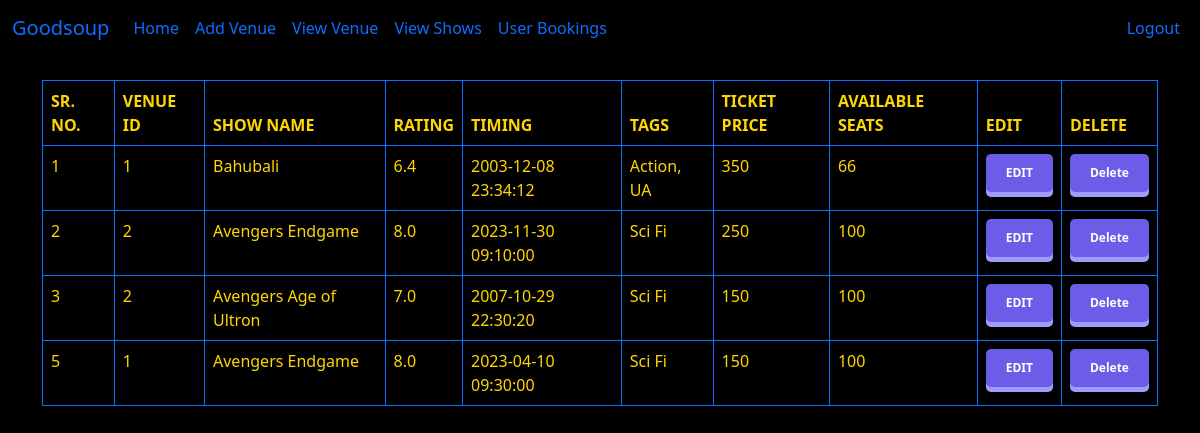
/viewshows/ (signed in), run on an earlier commit of the app's database.
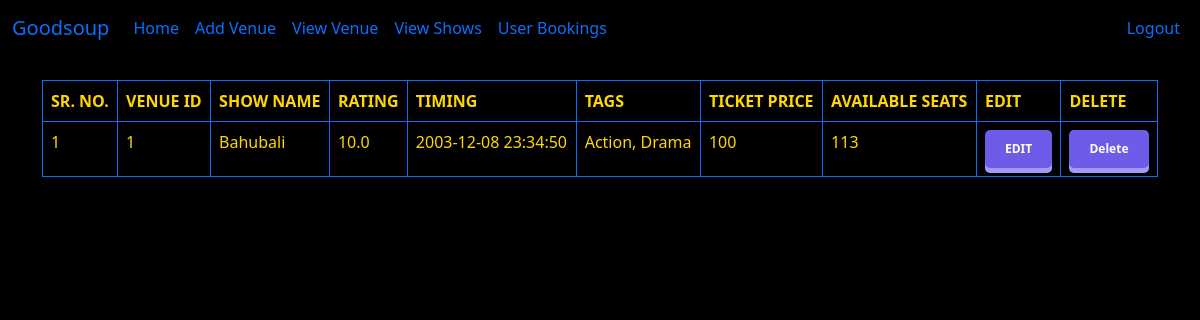
And on a later commit of the database.
### database.py (models this page shows)
class Show(db.Model):
    id = db.Column(db.Integer, primary_key=True)
    venue_id = db.Column(db.Integer, db.ForeignKey('venue.id'))
    name = db.Column(db.String(255), nullable=False)
    rating = db.Column(db.Float, nullable=False)
    rating = Column(Float,CheckConstraint('rating >= 0 AND rating <= 10'))
    tags = db.Column(db.String(255),nullable=False)
    show_timing = db.Column(db.DateTime,nullable=False)
    ticket_price = db.Column(db.Integer,nullable=False)
    available_seats=db.Column(db.Integer,nullable=False)
    date_added = db.Column(db.DateTime, default=datetime.utcnow(),nullable=False)

### admin.py (the view)
@app.route('/viewshows/',methods=['GET','POST'])
@login_required
def viewshows():
    shows = Show.query.order_by(Show.date_added)
    return render_template('viewShows.html',shows=shows)

### admin.py (called while the page is built)
@adminlogin_manager.user_loader
def load_user(admin_id):
    return Admin.query.filter_by(id=int(admin_id)).first()

### user.py (called while the page is built)
@app.context_processor
def user_navbar():
    form = SearchForm()
    return dict(form=form)

### templates/viewShows.html (shortened to what this page needs)
{% extends 'baseadmin.html' %}
{% block content %}
<body style="background: black">
  <table class="table table-bordered border-primary">
    <thead>
      <tr style="color: silver; text-transform: uppercase;">
        <th scope="col" style="color: gold;font-weight: bold;">SR. NO.</th>
        <th scope="col" style="color: gold;">venue id</th>
        <th scope="col" style="color: gold;">Show Name</th>
        <th scope="col" style="color: gold;">rating</th>
        <th scope="col" style="color: gold;">timing</th>
        <th scope="col" style="color: gold;">tags</th>
        <th scope="col" style="color: gold;">ticket price</th>
        <th scope="col" style="color: gold;">available seats</th>
        <th scope="col" style="color: gold;">Edit</th>
        <th scope="col" style="color: gold;">Delete</th>
      </tr>
    </thead>
    <tbody>
      {% for show in shows %}
      <tr style="color: gold;">
        <td >{{ show.id }}</td>
        <td>{{ show.venue_id }}</td>
        <td>{{ show.name }}</td>
        <td>{{ show.rating }}</td>
        <td>{{ show.show_timing }}</td>
        <td>{{ show.tags }}</td>
        <td>{{ show.ticket_price }}</td>
        <td>{{ show.available_seats }}</td>
        <td><a href="{{ url_for('updateshow',id=show.id) }}"><button>
    EDIT
</button></a></td>
        <td><a href="{{ url_for('deleteshow',id=show.id) }}"><button type="button">Delete</button></a></td>
      </tr>
      {% endfor %}
    </tbody>
  </table>
{% endblock %}

### templates/baseadmin.html (shortened to what this page needs)
<!doctype html>
<html lang="en">
  <head>
    <link href="https://cdn.jsdelivr.net/npm/bootstrap@5.0.2/dist/css/bootstrap.min.css" rel="stylesheet">
  </head>
  <body>
    {% include 'admin_navbar.html' %}
    <br/>
    <div class="container">
    {% block content %}
    {% endblock %}
    </div>
  </body>
</html>

### templates/admin_navbar.html (shortened to what this page needs)
<nav class="navbar navbar-expand-lg  bg-body-tertiary", style='background-color: black;'>
  <div class="container-fluid">
    <a class="navbar-brand" href="{{ url_for('home') }}">Goodsoup</a>
    <div class="collapse navbar-collapse" id="navbarSupportedContent">
      <ul class="navbar-nav me-auto mb-2 mb-lg-0">
        <li class="nav-item">
          <a class="nav-link active" style="text-decoration-color: blue ;" aria-current="page" href="{{ url_for('home') }}">Home</a>
        </li>
        <li class="nav-item">
          <a class="nav-link" href="{{ url_for('addvenue') }}">Add Venue</a>
        </li>
        <li class="nav-item">
          <a class="nav-link" href="{{ url_for('viewvenue') }}">View Venue</a>
        </li>
        <li class="nav-item">
          <a class="nav-link" href="{{ url_for('viewshows') }}">View Shows</a>
        </li>
        <li class="nav-item">
          <a class="nav-link" href="{{ url_for('user_bookings') }}">User Bookings</a>
        </li>
      </ul>
      <ul class="navbar-nav ms-auto mb-2 mb-lg-0">
        <li class="nav-item" >
          <a class="nav-link" href="{{ url_for('admin_logout') }}">Logout</a>
        </li>
    </ul>
    </div>
  </div>
</nav>

### templates/viewShows.html (style rules this page uses)
button { border: none; outline: none; background-color: #6c5ce7; padding: 10px 20px; font-size: 12px; font-weight: 700; color: #fff; border-radius: 5px; transition: all ease 0.1s; box-shadow: 0px 5px 0px 0px #a29bfe; }

What changed in the data, as far as the page shows it:
removed Show: id "2", venue_id "2", name "Avengers Endgame", rating "8.0", show_timing "2023-11-30 09:10:00", tags "Sci Fi", ticket_price "250", available_seats "100"
removed Show: id "3", venue_id "2", name "Avengers Age of Ultron", rating "7.0", show_timing "2007-10-29 22:30:20", tags "Sci Fi", ticket_price "150", available_seats "100"
removed Show: id "5", venue_id "1", name "Avengers Endgame", rating "8.0", show_timing "2023-04-10 09:30:00", tags "Sci Fi", ticket_price "150", available_seats "100"
changed Show "Bahubali": rating "6.4" → "10.0"; show_timing "2003-12-08 23:34:12" → "2003-12-08 23:34:50"; tags "Action, UA" → "Action, Drama"; ticket_price "350" → "100"; available_seats "66" → "113"
